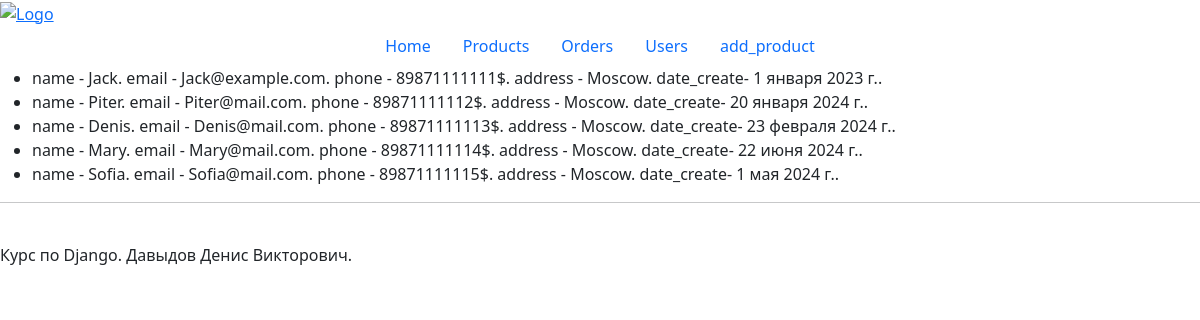
The app's page /hw5/users/ with its own data.
### myapp2/models.py (models this page shows, shortened)
class User(models.Model):
    name = models.CharField(max_length=100)
    email = models.EmailField()
    phone = models.IntegerField()
    address = models.CharField(max_length=100)
    date_create = models.DateField(auto_now_add=True, null=True)

### myapp5/views.py (the view)
# urls.py: path('users/', all_user, name='all_user'),
def all_user(request):
    users = User.objects.all()
    return render(request, 'myapp5/users.html', {"users": users})

### myapp5/templates/myapp5/users.html
{% extends 'base.html' %}
{% block content %}
            <ul>
                {% for user in users %}
                    <li>
                        name - {{ user.name }}.
                        email - {{user.email}}.
                        phone - {{ user.phone }}$.
                        address - {{ user.address }}.
                        date_create- {{ user.date_create }}.<br>
                    </li>
               {% endfor %}
            </ul>
            <hr>
            <br>
{% endblock %}

### records on screen
User: name "Jack", email "Jack@example.com", phone "89871111111", address "Moscow", date_create "1 января 2023 г."
User: name "Piter", email "Piter@mail.com", phone "89871111112", address "Moscow", date_create "20 января 2024 г."
User: name "Denis", email "Denis@mail.com", phone "89871111113", address "Moscow", date_create "23 февраля 2024 г."
User: name "Mary", email "Mary@mail.com", phone "89871111114", address "Moscow", date_create "22 июня 2024 г."
User: name "Sofia", email "Sofia@mail.com", phone "89871111115", address "Moscow", date_create "1 мая 2024 г."
